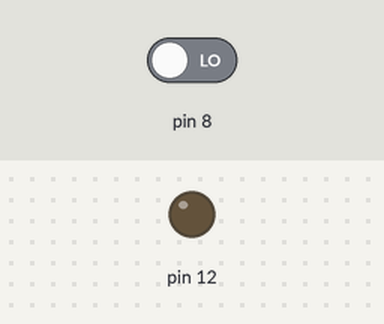
This sketch was run on a simulated Arduino Uno, built with avr-gcc and run on an emulated ATmega328P. Shown: output pins drawn as LEDs (lit = HIGH). The inputs (shaded band) are chosen by the test bench; at power-on: pin 8 LOW.

Above: at 1.2 s.
1.3 s: pin 8 driven HIGH
At 2.0 s:
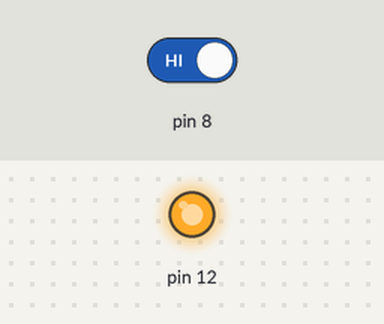
2.8 s: pin 8 driven LOW
At 3.2 s:
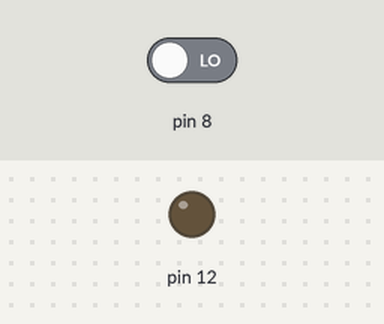
Timing chart, 0 to 5.8 s (numbered marks = the images above; inputs shaded):
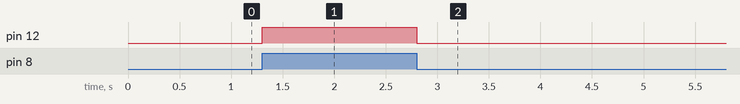

The sketch:

0921_LAB2.ino
```cpp
void setup() {
pinMode(8,INPUT);
pinMode(12,OUTPUT);
}
int val=0;
void loop() {
val = digitalRead(8);
if (val == HIGH){
  digitalWrite(12,HIGH);
}
else{
  digitalWrite(12,LOW);
}

}
```

Measured:
- after the input at 1.3 s, pin 12: LOW → HIGH at once
- after the input at 2.8 s, pin 12: HIGH → LOW at once
